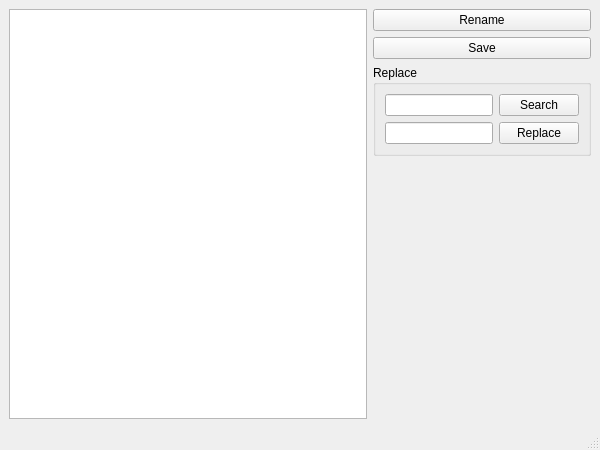
<?xml version="1.0" encoding="UTF-8"?>
<ui version="4.0">
 <class>MainWindow</class>
 <widget class="QMainWindow" name="MainWindow">
  <property name="geometry">
   <rect>
    <x>0</x>
    <y>0</y>
    <width>600</width>
    <height>450</height>
   </rect>
  </property>
  <property name="windowTitle">
   <string>FileRenamer</string>
  </property>
  <widget class="QWidget" name="centralwidget">
   <layout class="QHBoxLayout" name="horizontalLayout">
    <item>
     <widget class="QTableView" name="tableView"/>
    </item>
    <item>
     <layout class="QVBoxLayout" name="verticalLayout">
      <item>
       <widget class="QPushButton" name="pushButton">
        <property name="text">
         <string>Rename</string>
        </property>
       </widget>
      </item>
      <item>
       <widget class="QPushButton" name="pushButton_4">
        <property name="text">
         <string>Save</string>
        </property>
       </widget>
      </item>
      <item>
       <widget class="QGroupBox" name="groupBox">
        <property name="title">
         <string>Replace</string>
        </property>
        <layout class="QGridLayout" name="gridLayout">
         <item row="1" column="0">
          <widget class="QLineEdit" name="lineEdit_2">
           <property name="sizePolicy">
            <sizepolicy hsizetype="Maximum" vsizetype="Fixed">
             <horstretch>0</horstretch>
             <verstretch>0</verstretch>
            </sizepolicy>
           </property>
          </widget>
         </item>
         <item row="1" column="1">
          <widget class="QPushButton" name="pushButton_3">
           <property name="text">
            <string>Replace</string>
           </property>
          </widget>
         </item>
         <item row="0" column="0">
          <widget class="QLineEdit" name="lineEdit">
           <property name="sizePolicy">
            <sizepolicy hsizetype="Maximum" vsizetype="Fixed">
             <horstretch>0</horstretch>
             <verstretch>0</verstretch>
            </sizepolicy>
           </property>
          </widget>
         </item>
         <item row="0" column="1">
          <widget class="QPushButton" name="pushButton_2">
           <property name="text">
            <string>Search</string>
           </property>
          </widget>
         </item>
        </layout>
       </widget>
      </item>
      <item>
       <spacer name="verticalSpacer">
        <property name="orientation">
         <enum>Qt::Vertical</enum>
        </property>
        <property name="sizeHint" stdset="0">
         <size>
          <width>20</width>
          <height>40</height>
         </size>
        </property>
       </spacer>
      </item>
     </layout>
    </item>
   </layout>
  </widget>
  <widget class="QMenuBar" name="menubar">
   <property name="geometry">
    <rect>
     <x>0</x>
     <y>0</y>
     <width>600</width>
     <height>21</height>
    </rect>
   </property>
  </widget>
  <widget class="QStatusBar" name="statusBar"/>
 </widget>
 <resources/>
 <connections/>
</ui>
